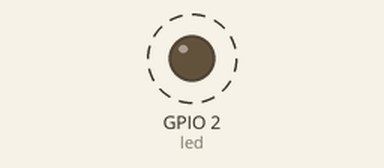
Bench run of a sketch on a simulated ESP8266 (NodeMCU). Shown: output pins drawn as LEDs (lit = HIGH). Dashed ring = blinking. WiFi joins after 1.5 s; servers stay silent unless stated; what the sketch prints to the serial monitor is not drawn.

Above: at 2.0 s.
Timing chart, 0 to 6.1 s (numbered marks = the images above):
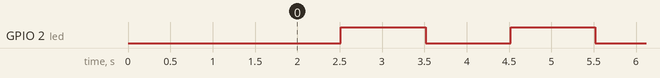

Measured:
- by itself, GPIO 2 (led): alternates HIGH for 1.0 s and LOW for 1.0 s

The sketch:

ESP8266_OTA_Blink.ino
```cpp
/*
 *
 */
#include <ESP8266WiFi.h>
#include <ESP8266WiFiMulti.h>
#include <ArduinoOTA.h>

#include <FS.h>
#include <WebSocketsServer.h>

ESP8266WiFiMulti wifiMulti;

const byte led = LED_BUILTIN;

void setup() {
  Serial.begin(115200);
  delay(10);
  Serial.println('\n');

  wifiMulti.addAP("My-WiFi", "Metallica");
  wifiMulti.addAP("ssid_from_AP_2", "your_password_for_AP_2");
  wifiMulti.addAP("ssid_from_AP_3", "your_password_for_AP_3");

  Serial.println("Connecting ...");

  while (wifiMulti.run() != WL_CONNECTED) {
    delay(250);
    Serial.print('.');
  }

  Serial.println('\n');
  Serial.print("Connected to ");
  Serial.println(WiFi.SSID());

  Serial.print("IP address : ");
  Serial.println(WiFi.localIP());

  ArduinoOTA.setHostname("ESP8266");
  //ArduinoOTA.setPassword("password");

  ArduinoOTA.onStart([]() {
    Serial.println("Start");
  });
  ArduinoOTA.onEnd([]() {
    Serial.println("\nEnd");
  });
  ArduinoOTA.onProgress([](unsigned int progress, unsigned int total) {
    Serial.printf("Progress: %u%%\r", (progress / (total / 100)));
  });
  ArduinoOTA.onError([](ota_error_t error) {
    Serial.printf("Error[%u]: ", error);

    if (error == OTA_AUTH_ERROR) Serial.println("Auth Failed");
    else if (error == OTA_BEGIN_ERROR) Serial.println("Begin Failed");
    else if (error == OTA_CONNECT_ERROR) Serial.println("Connect Failed");
    else if (error == OTA_RECEIVE_ERROR) Serial.println("Receive Failed");
    else if (error == OTA_END_ERROR) Serial.println("End Failed");
  });
  ArduinoOTA.begin();
  Serial.println("OTA ready");

  pinMode(led, OUTPUT);
  digitalWrite(led, 1);
}

unsigned long previousTime = millis();
const unsigned long interval = 1000;

void loop() {
  ArduinoOTA.handle();
  unsigned long diff = millis() - previousTime;
  if(diff > interval) {
    digitalWrite(led, !digitalRead(led));
    previousTime += diff;
  }
}

/*
 *
 */
```
